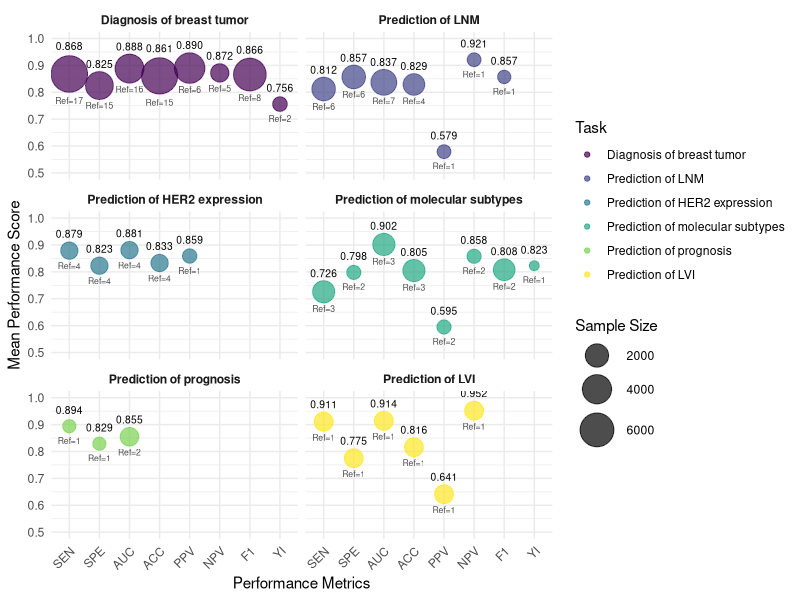

Reproduce this figure in R.
library(ggplot2)
library(dplyr)

detailed_data <- data.frame(
  Task = rep(c("Diagnosis of breast tumor", "Prediction of LNM", 
               "Prediction of HER2 expression", "Prediction of molecular subtypes",
               "Prediction of prognosis", "Prediction of LVI"), each = 8),
  Metric = rep(c("SEN", "SPE", "AUC", "ACC", "PPV", "NPV", "F1", "YI"), 6),
  Value = c(0.868, 0.825, 0.888, 0.861, 0.890, 0.872, 0.866, 0.756,
            0.812, 0.857, 0.837, 0.829, 0.579, 0.921, 0.857, NA,
            0.879, 0.823, 0.881, 0.833, 0.859, NA, NA, NA,
            0.726, 0.798, 0.902, 0.805, 0.595, 0.858, 0.808, 0.823,
            0.894, 0.829, 0.855, NA, NA, NA, NA, NA,
            0.911, 0.775, 0.914, 0.816, 0.641, 0.952, NA, NA),
  References = c(17, 15, 16, 15, 6, 5, 8, 2, 
                 6, 6, 7, 4, 1, 1, 1, NA,
                 4, 4, 4, 4, 1, NA, NA, NA,
                 3, 2, 3, 3, 2, 2, 2, 1,
                 1, 1, 2, NA, NA, NA, NA, NA,
                 1, 1, 1, 1, 1, 1, NA, NA),
  SampleSize = c(7408, 3464, 3839, 7252, 4474, 863, 5468, 357,
                 2071, 2071, 2760, 1559, 282, 282, 246, NA,
                 698, 698, 698, 698, 335, NA, NA, NA,
                 1701, 313, 1701, 1701, 313, 313, 1581, 120,
                 239, 239, 921, NA, NA, NA, NA, NA,
                 981, 981, 981, 981, 981, 981, NA, NA),
  stringAsFactors = FALSE
)

detailed_data = subset(detailed_data, !is.na(Value))

desired_order = c(
  "Diagnosis of breast tumor",
  "Prediction of LNM",
  "Prediction of HER2 expression",
  "Prediction of molecular subtypes",
  "Prediction of prognosis",
  "Prediction of LVI"
)

desired_metric_order = c("SEN", "SPE", "AUC", "ACC", "PPV", "NPV", "F1", "YI")

detailed_data$Task = factor(detailed_data$Task, levels=desired_order)
detailed_data$Metric = factor(detailed_data$Metric, levels=desired_metric_order)

detailed_data$RefLabel = ifelse(is.na(detailed_data$References), "", paste0("Ref=", detailed_data$References))

ss_min <- min(detailed_data$SampleSize, na.rm = TRUE)
ss_max <- max(detailed_data$SampleSize, na.rm = TRUE)


ggplot(detailed_data, aes(x = Metric, y = Value)) +
  geom_point(aes(size = SampleSize, color = Task), alpha = 0.7) +
  geom_text(aes(label = sprintf("%.3f", Value), vjust= -1.5 - 1.5*(SampleSize - ss_min) / (ss_max - ss_min)), size = 2.6) +
  geom_text(aes(label = paste0("Ref=", References), vjust = 2.5 + 1.8 * (SampleSize - ss_min) / (ss_max - ss_min)), size = 2.2, color = "gray30") +
  scale_size_continuous(range = c(3, 12), name = "Sample Size") +
  scale_color_viridis_d(option = "viridis") +
  scale_y_continuous(limits = c(0.5, 1)) +
  facet_wrap(~Task, ncol = 2) +
  labs(
    x = "Performance Metrics",
    y = "Mean Performance Score"
  ) +
  theme_minimal() +
  theme(
    plot.title = element_text(face = "bold", size = 14, hjust = 0.5),
    plot.subtitle = element_text(size = 10, hjust = 0.5, color = "gray50"),
    axis.text.x = element_text(angle = 45, hjust = 1),
    legend.position = "right",
    strip.text = element_text(face = "bold")
  )